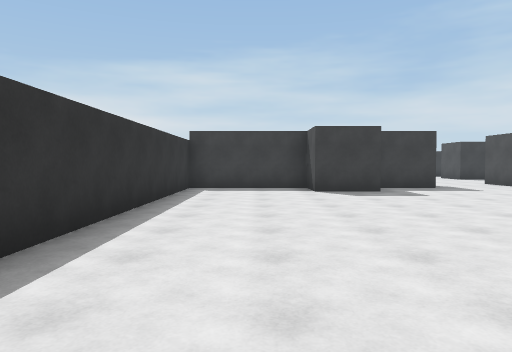
View 1 (above)

18 first-person views from a walk through a Unity game level. The camera is 1.3 m above the floor, tilts 2° down and sees 70° across. The floor is counted in squares, 2 m on a side. Each view is taken from the middle of a square. On the plan, view 1 faces up. The plan holds only what a view shows up to about 11 squares ahead; the rest is blank. The player character is not drawn.

View 2
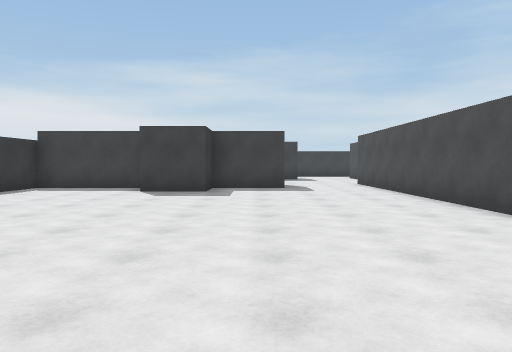

View 3
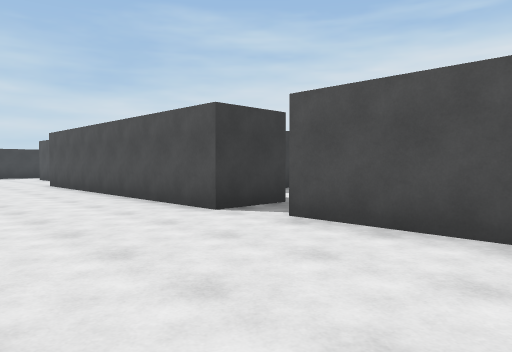

View 4
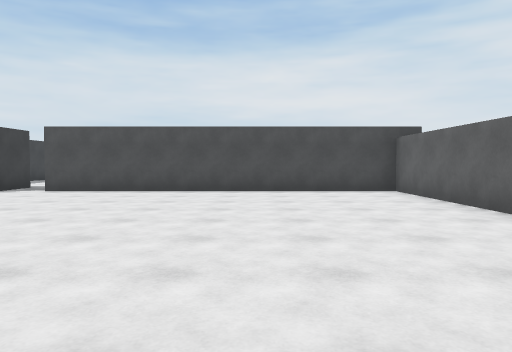

View 5
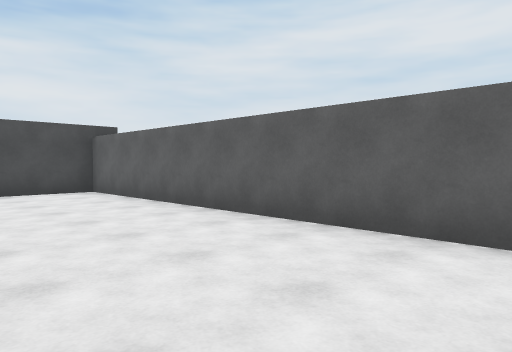

View 6
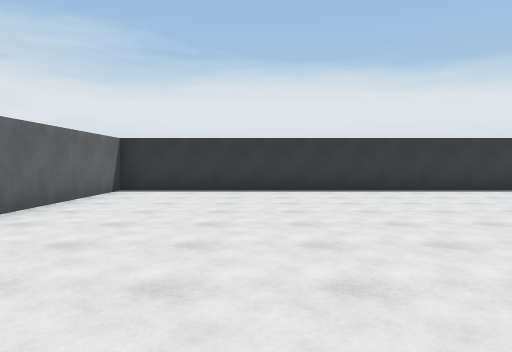

View 7
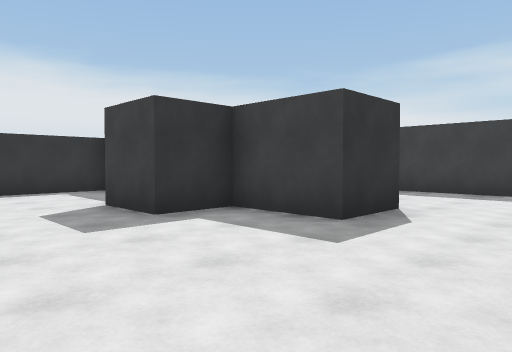

View 8
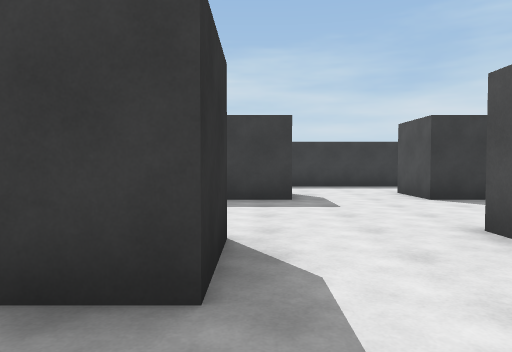

View 9
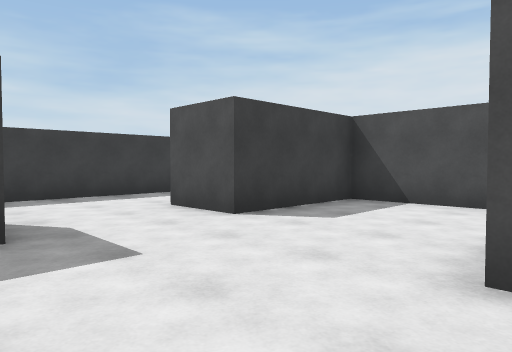

View 10
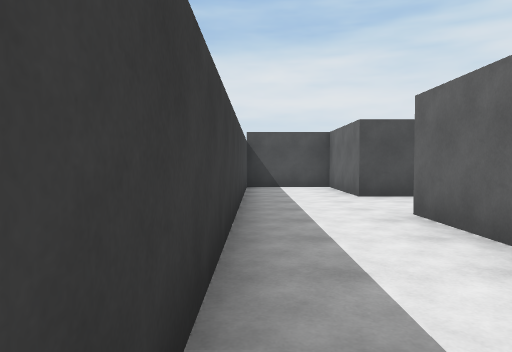

View 11
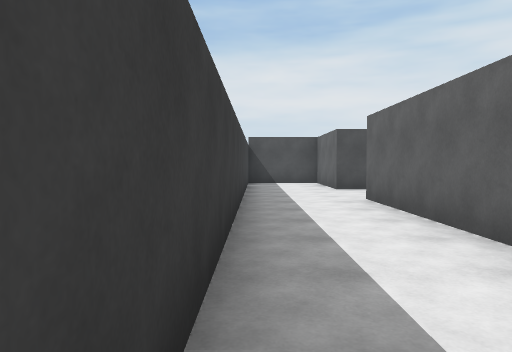

View 12
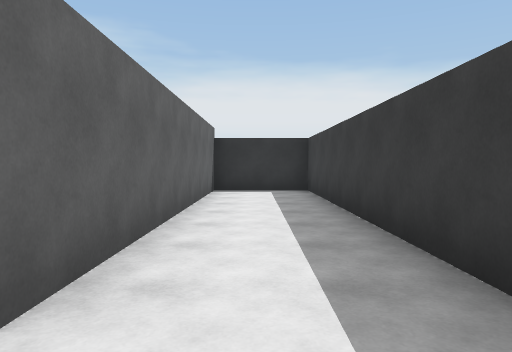

View 13
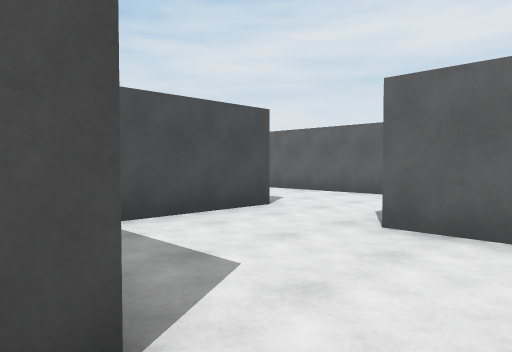

View 14
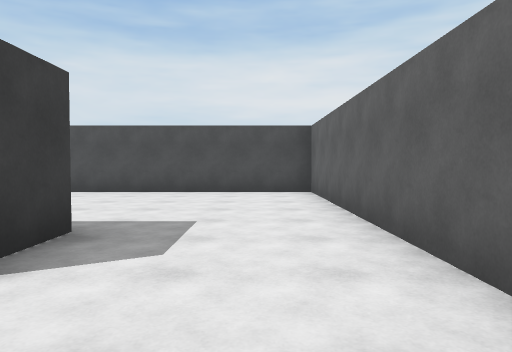

View 15
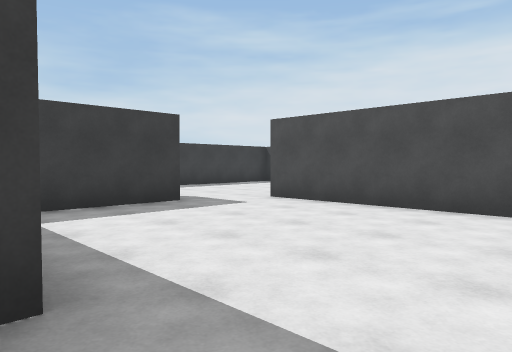

View 16
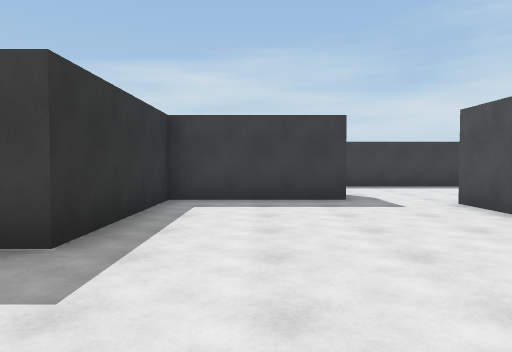

View 17
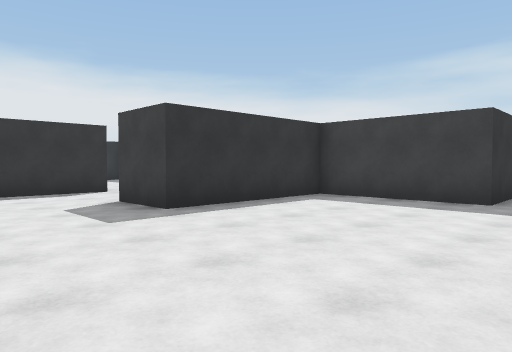

View 18
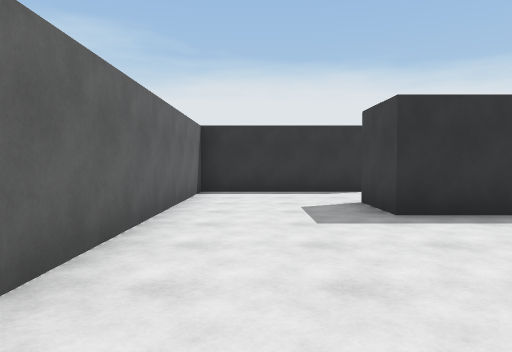

### Floor plan
Points are (right, up) in squares from view 1. A wall is a line through its corners. A room is listed if a view was taken in it or the views show most of it. See-through windows are left out.
Room 1 (views 1, 2, 3, 4, 5, 6, 7, 8, 9, 13)
walls: (8.8, 4) (7.2, 4) (7.2, 11.5); (4.8, 11.2) (4.8, 9.7) (2.9, 9.7) (2.9, 8.4) (1.4, 8.4) (1.4, 9.7) (-1.7, 9.7) (-1.7, -5.3) (7.5, -5.3) (7.5, 3); (7.5, 11.5) (8.7, 11.5) (8.7, 10.6); (10.9, 10.7) (10.9, 14.5) (8.1, 14.5) (8.1, 16); (5.8, 14.5) (3.2, 14.5)
ways out: opening at (6.5, 15.5) to room 2; opening at (9.5, 11) to room 3
Room 2 (views 10, 11, 12)
walls: (8.1, 16) (10.9, 16) (10.9, 18.2); (10.4, 18.2) (-1.7, 18.2) (-1.7, 16) (5.8, 16)
ways out: opening at (6.5, 15.5) to room 1
Room 3 (views 14, 15, 16, 17, 18)
walls: (15.6, 14.5) (12.5, 14.5) (12.5, 10.7) (10.9, 10.7); (8.7, 10.6) (8.7, 7.7) (17.3, 7.7) (17.3, 13.9)
ways out: opening at (9.5, 11) to room 1; opening at (16.5, 14.5)

Positions as (right, up) in squares from view 1, and headings:
1: (0, 0), facing up
2: (4, 0), facing up
3: (4, 0), facing up-right
4: (-1, -2), facing right
5: (-1, -2), facing down-right
6: (7, -2), facing left
7: (7, 6), facing up-left
8: (5, 8), facing up
9: (5, 11), facing up-right
10: (1, 18), facing right
11: (-1, 18), facing right
12: (7, 17), facing left
13: (7, 15), facing down-right
14: (9, 9), facing right
15: (12, 9), facing up-right
16: (14, 8), facing up
17: (17, 8), facing up-left
18: (17, 9), facing left
